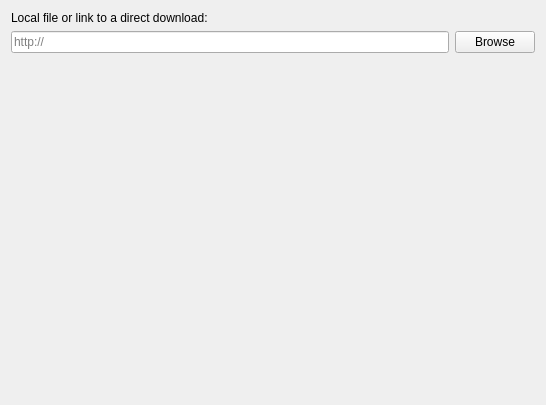
<?xml version="1.0" encoding="UTF-8"?>
<ui version="4.0">
 <class>ImportPage</class>
 <widget class="QWidget" name="ImportPage">
  <property name="geometry">
   <rect>
    <x>0</x>
    <y>0</y>
    <width>546</width>
    <height>405</height>
   </rect>
  </property>
  <layout class="QGridLayout" name="gridLayout">
   <item row="1" column="1">
    <widget class="QPushButton" name="modpackBtn">
     <property name="text">
      <string>Browse</string>
     </property>
    </widget>
   </item>
   <item row="1" column="0">
    <widget class="QLineEdit" name="modpackEdit">
     <property name="placeholderText">
      <string notr="true">http://</string>
     </property>
    </widget>
   </item>
   <item row="0" column="0" colspan="2">
    <widget class="QLabel" name="modpackLabel">
     <property name="text">
      <string>Local file or link to a direct download:</string>
     </property>
    </widget>
   </item>
   <item row="2" column="0" colspan="2">
    <spacer name="verticalSpacer">
     <property name="orientation">
      <enum>Qt::Vertical</enum>
     </property>
     <property name="sizeHint" stdset="0">
      <size>
       <width>20</width>
       <height>40</height>
      </size>
     </property>
    </spacer>
   </item>
  </layout>
 </widget>
 <resources/>
 <connections/>
</ui>
